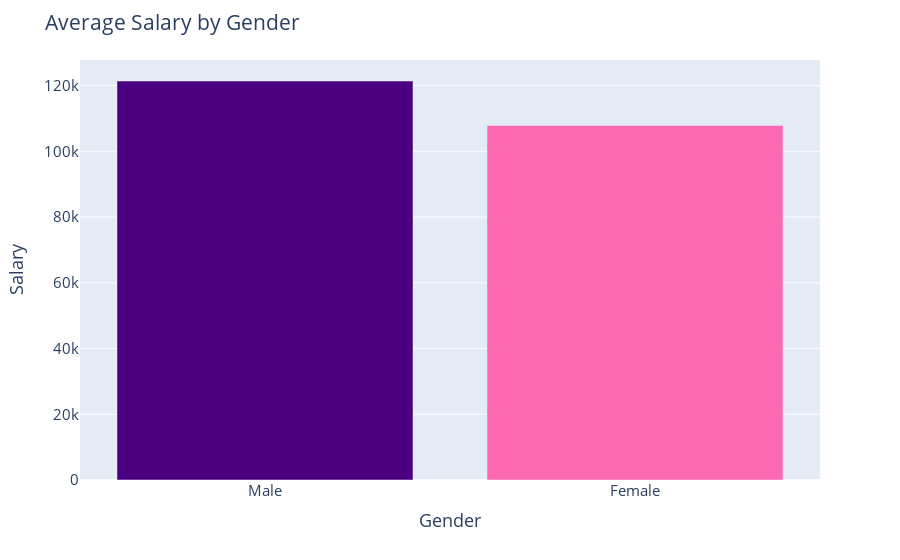

Notebook cell for this chart:
### Code cell
fig= px.bar(x= avg_salary_2['Gender'], y= avg_salary_2['Salary'], color_discrete_sequence=[['indigo', 'hotpink']] )
fig.update_layout(title= 'Average Salary by Gender',
                    yaxis_title= 'Salary',
                    xaxis_title= 'Gender', font_size=15)
fig.show()

### Figure 1 — Plotly figure (JSON) as saved in the notebook; plotly's stock layout.template omitted (floating-point values rounded to 4 significant figures)
{"data": [{"alignmentgroup": "True", "hovertemplate": "x=%{x}<br>y=%{y}<extra></extra>", "legendgroup": "", "marker": {"color": ["indigo", "hotpink"], "pattern": {"shape": ""}}, "name": "", "offsetgroup": "", "orientation": "v", "showlegend": false, "textposition": "auto", "type": "bar", "x": ["Male", "Female"], "xaxis": "x", "y": [121400.0, 107900.0], "yaxis": "y"}], "layout": {"barmode": "relative", "font": {"size": 15}, "legend": {"tracegroupgap": 0}, "margin": {"t": 60}, "title": {"text": "Average Salary by Gender"}, "xaxis": {"anchor": "y", "domain": [0, 1], "title": {"text": "Gender"}}, "yaxis": {"anchor": "x", "domain": [0, 1], "title": {"text": "Salary"}}}}
